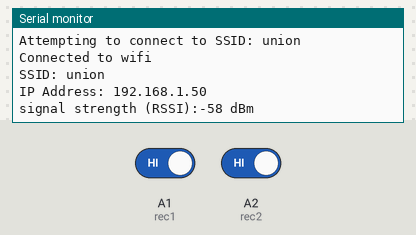
A sketch run on a simulated Arduino MKR. On the bench: the last lines printed to the serial monitor. Inputs (shaded band) come from the test bench; at power-on: A1 (rec1) HIGH, A2 (rec2) HIGH. WiFi joins after 1.5 s; servers stay silent unless stated.

Above: at 3.7 s.
3.8 s: A1 (rec1) driven LOW
At 5.0 s:
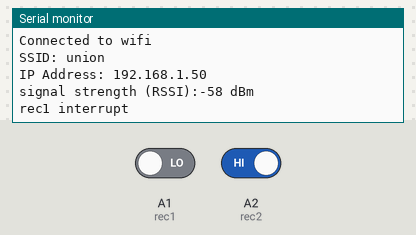
5.3 s: A2 (rec2) driven LOW
At 6.1 s:
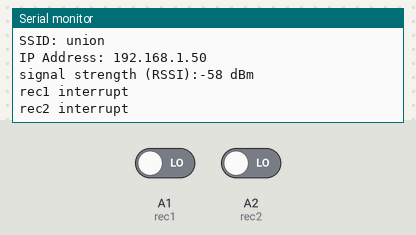

The sketch:

car_counter.ino
```cpp
#include <SPI.h>
#include <WiFi101.h>

// WiFi setup and initialization of globals
char ssid[] = "union"; //  your network SSID (name)
char pass[] = "";    // your network password (use for WPA, or use as key for WEP)
int keyIndex = 0;            // your network key Index number (needed only for WEP)
int status = WL_IDLE_STATUS;
char server[] = "cs-knappr.union.edu";    // name address for my server (using DNS)
// Initialize the Ethernet client library
// with the IP address and port of the server
// that you want to connect to (port 80 is default for HTTP):
WiFiClient client;

//Initialize and declare variables for sensor pins and sensor related readings
int rec1 = A1;
int rec2 = A2;
int count = 0;
long interval = 1500;
long time1 = 0;
long time2 = 0;
long lastPrint = 0;
int loopCount = 0;

void setup() {
  Serial.begin(9600); //initialize serial
  pinMode(rec1, INPUT); //set pins A1 and A2 to inputs
  pinMode(rec2, INPUT);
  attachInterrupt(rec1, countUp, FALLING); // attach interrupts to A1 and A2
  attachInterrupt(rec2, countDown, FALLING);
  //Configure pins for Adafruit ATWINC1500 Feather
  WiFi.setPins(8, 7, 4, 2);

  //Attempt to make a WiFi Connection
  connectToWiFi();
  Serial.println("Connected to wifi");
  printWiFiStatus();

}

void loop() {
  // put your main code here, to run repeatedly:

  unsigned long currentMillis = millis();

  if (currentMillis % 30000 == 0) {
    update(count);
  }

  loopCount++;
  if (count < 0) {
    count = 0;
  }
  if (count != lastPrint) {
    Serial.println(count);
    lastPrint = count;
  }
}

void countUp() {
  Serial.println("rec1 interrupt");
  time1 = millis();
  if (time2 != 0) {
    if (abs(time2 - time1) > interval) {
      time2 = 0;
    }
    else if (time2 < time1) {
      count++;
      time1 = 0;
      time2 = 0;
    }
  }
}

void countDown() {
  Serial.println("rec2 interrupt");

  time2 = millis();
  if (time1 != 0) {
    if (abs(time2 - time1) > interval) {
      time1 = 0;
    }
    else if (time1 != 0 && time1 < time2) {
      count--;
      time1 = 0;
      time2 = 0;
    }
  }
}

void printWiFiStatus() {
  // print the SSID of the network you're attached to:
  Serial.print("SSID: ");
  Serial.println(WiFi.SSID());

  // print your WiFi shield's IP address:
  IPAddress ip = WiFi.localIP();
  Serial.print("IP Address: ");
  Serial.println(ip);

  // print the received signal strength:
  long rssi = WiFi.RSSI();
  Serial.print("signal strength (RSSI):");
  Serial.print(rssi);
  Serial.println(" dBm");
}

void update(int rq) {
  String str = String(rq);

  //Initializes the request string
  String request;
  Serial.println("\nStarting connection to server...");
  // if you get a connection, report back via serial:
  if (client.connect(server, 80)) {
    Serial.println("connected to server");
    // Make a HTTP request:
    request = "POST /create_mysql_record.php?value=" + str + " HTTP/1.1";
    Serial.println(request);
    client.println(request);
    client.println("Host: www.cs-knappr.union.edu");
    client.println("Connection: close");
    client.println();
  }
  else {
    Serial.println("Could not connect to server");

  }
}

void connectToWiFi() {
  // check for the presence of the shield:
  if (WiFi.status() == WL_NO_SHIELD) {
    Serial.println("WiFi shield not present");
    // don't continue:
    while (true);
  }
  // attempt to connect to WiFi network:
  while (status != WL_CONNECTED) {
    Serial.print("Attempting to connect to SSID: ");
    Serial.println(ssid);
    // Connect to WPA/WPA2 network. Change this line if using open or WEP network:
    status = WiFi.begin(ssid);

    // wait 10 seconds for connection:
    delay(1000);
  }
}
```

Measured:
- after the input at 3.8 s, the serial monitor: prints a new line at once (image 1)
- after the input at 5.3 s, the serial monitor: prints a new line at once (image 2)
